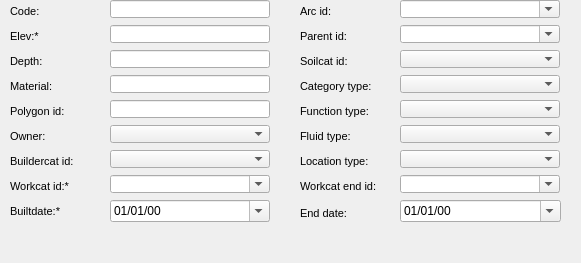
      <widget class="QWidget" name="page_39">
       <property name="geometry">
        <rect>
         <x>0</x>
         <y>0</y>
         <width>581</width>
         <height>263</height>
        </rect>
       </property>
       <attribute name="label">
        <string>Basic information</string>
       </attribute>
       <widget class="QgsDateTimeEdit" name="enddate">
        <property name="geometry">
         <rect>
          <x>400</x>
          <y>200</y>
          <width>161</width>
          <height>22</height>
         </rect>
        </property>
        <property name="displayFormat">
         <string>dd/MM/yy</string>
        </property>
        <property name="calendarPopup">
         <bool>true</bool>
        </property>
        <property name="allowNull" stdset="0">
         <bool>true</bool>
        </property>
       </widget>
       <widget class="QComboBox" name="ownercat_id">
        <property name="geometry">
         <rect>
          <x>110</x>
          <y>125</y>
          <width>160</width>
          <height>18</height>
         </rect>
        </property>
       </widget>
       <widget class="QComboBox" name="workcat_id_end">
        <property name="geometry">
         <rect>
          <x>400</x>
          <y>175</y>
          <width>160</width>
          <height>18</height>
         </rect>
        </property>
        <property name="autoFillBackground">
         <bool>true</bool>
        </property>
        <property name="editable">
         <bool>true</bool>
        </property>
        <property name="maxVisibleItems">
         <number>8</number>
        </property>
        <property name="frame">
         <bool>true</bool>
        </property>
       </widget>
       <widget class="QComboBox" name="buildercat_id">
        <property name="geometry">
         <rect>
          <x>110</x>
          <y>150</y>
          <width>160</width>
          <height>18</height>
         </rect>
        </property>
       </widget>
       <widget class="QComboBox" name="fluid_type">
        <property name="geometry">
         <rect>
          <x>400</x>
          <y>125</y>
          <width>160</width>
          <height>18</height>
         </rect>
        </property>
       </widget>
       <widget class="QgsDateTimeEdit" name="builtdate">
        <property name="geometry">
         <rect>
          <x>110</x>
          <y>200</y>
          <width>160</width>
          <height>22</height>
         </rect>
        </property>
        <property name="displayFormat">
         <string>dd/MM/yy</string>
        </property>
        <property name="calendarPopup">
         <bool>true</bool>
        </property>
        <property name="allowNull" stdset="0">
         <bool>true</bool>
        </property>
       </widget>
       <widget class="QLabel" name="label_cat_matcat_id">
        <property name="geometry">
         <rect>
          <x>10</x>
          <y>75</y>
          <width>101</width>
          <height>22</height>
         </rect>
        </property>
        <property name="font">
         <font>
          <pointsize>8</pointsize>
         </font>
        </property>
        <property name="frameShape">
         <enum>QFrame::NoFrame</enum>
        </property>
        <property name="frameShadow">
         <enum>QFrame::Plain</enum>
        </property>
        <property name="text">
         <string>Material:</string>
        </property>
        <property name="textFormat">
         <enum>Qt::AutoText</enum>
        </property>
        <property name="scaledContents">
         <bool>false</bool>
        </property>
        <property name="alignment">
         <set>Qt::AlignLeading|Qt::AlignLeft|Qt::AlignVCenter</set>
        </property>
        <property name="margin">
         <number>3</number>
        </property>
       </widget>
       <widget class="QLineEdit" name="cat_matcat_id">
        <property name="geometry">
         <rect>
          <x>110</x>
          <y>75</y>
          <width>160</width>
          <height>18</height>
         </rect>
        </property>
        <property name="frame">
         <bool>true</bool>
        </property>
       </widget>
       <widget class="QLineEdit" name="code">
        <property name="geometry">
         <rect>
          <x>110</x>
          <y>0</y>
          <width>160</width>
          <height>18</height>
         </rect>
        </property>
        <property name="frame">
         <bool>true</bool>
        </property>
       </widget>
       <widget class="QComboBox" name="soilcat_id">
        <property name="geometry">
         <rect>
          <x>400</x>
          <y>50</y>
          <width>160</width>
          <height>18</height>
         </rect>
        </property>
       </widget>
       <widget class="QLabel" name="label_builtdate">
        <property name="geometry">
         <rect>
          <x>10</x>
          <y>200</y>
          <width>101</width>
          <height>22</height>
         </rect>
        </property>
        <property name="font">
         <font>
          <pointsize>8</pointsize>
         </font>
        </property>
        <property name="frameShape">
         <enum>QFrame::NoFrame</enum>
        </property>
        <property name="frameShadow">
         <enum>QFrame::Plain</enum>
        </property>
        <property name="text">
         <string>Builtdate:*</string>
        </property>
        <property name="textFormat">
         <enum>Qt::AutoText</enum>
        </property>
        <property name="scaledContents">
         <bool>false</bool>
        </property>
        <property name="alignment">
         <set>Qt::AlignLeading|Qt::AlignLeft|Qt::AlignVCenter</set>
        </property>
        <property name="margin">
         <number>3</number>
        </property>
       </widget>
       <widget class="QLabel" name="label_buildercat_id">
        <property name="geometry">
         <rect>
          <x>10</x>
          <y>150</y>
          <width>101</width>
          <height>22</height>
         </rect>
        </property>
        <property name="font">
         <font>
          <pointsize>8</pointsize>
         </font>
        </property>
        <property name="frameShape">
         <enum>QFrame::NoFrame</enum>
        </property>
        <property name="frameShadow">
         <enum>QFrame::Plain</enum>
        </property>
        <property name="text">
         <string>Buildercat id:</string>
        </property>
        <property name="textFormat">
         <enum>Qt::AutoText</enum>
        </property>
        <property name="scaledContents">
         <bool>false</bool>
        </property>
        <property name="alignment">
         <set>Qt::AlignLeading|Qt::AlignLeft|Qt::AlignVCenter</set>
        </property>
        <property name="margin">
         <number>3</number>
        </property>
       </widget>
       <widget class="QComboBox" name="location_type">
        <property name="geometry">
         <rect>
          <x>400</x>
          <y>150</y>
          <width>160</width>
          <height>18</height>
         </rect>
        </property>
       </widget>
       <widget class="QComboBox" name="parent_id">
        <property name="geometry">
         <rect>
          <x>400</x>
          <y>25</y>
          <width>160</width>
          <height>18</height>
         </rect>
        </property>
        <property name="autoFillBackground">
         <bool>true</bool>
        </property>
        <property name="editable">
         <bool>true</bool>
        </property>
        <property name="maxVisibleItems">
         <number>8</number>
        </property>
        <property name="frame">
         <bool>true</bool>
        </property>
       </widget>
       <widget class="QLabel" name="label_soilcat_id">
        <property name="geometry">
         <rect>
          <x>300</x>
          <y>50</y>
          <width>90</width>
          <height>22</height>
         </rect>
        </property>
        <property name="font">
         <font>
          <pointsize>8</pointsize>
         </font>
        </property>
        <property name="frameShape">
         <enum>QFrame::NoFrame</enum>
        </property>
        <property name="frameShadow">
         <enum>QFrame::Plain</enum>
        </property>
        <property name="text">
         <string>Soilcat id:</string>
        </property>
        <property name="textFormat">
         <enum>Qt::AutoText</enum>
        </property>
        <property name="scaledContents">
         <bool>false</bool>
        </property>
        <property name="alignment">
         <set>Qt::AlignLeading|Qt::AlignLeft|Qt::AlignVCenter</set>
        </property>
        <property name="margin">
         <number>3</number>
        </property>
       </widget>
       <widget class="QLabel" name="label_workcat_id">
        <property name="geometry">
         <rect>
          <x>10</x>
          <y>175</y>
          <width>90</width>
          <height>22</height>
         </rect>
        </property>
        <property name="font">
         <font>
          <pointsize>8</pointsize>
         </font>
        </property>
        <property name="frameShape">
         <enum>QFrame::NoFrame</enum>
        </property>
        <property name="frameShadow">
         <enum>QFrame::Plain</enum>
        </property>
        <property name="text">
         <string>Workcat id:*</string>
        </property>
        <property name="textFormat">
         <enum>Qt::AutoText</enum>
        </property>
        <property name="scaledContents">
         <bool>false</bool>
        </property>
        <property name="alignment">
         <set>Qt::AlignLeading|Qt::AlignLeft|Qt::AlignVCenter</set>
        </property>
        <property name="margin">
         <number>3</number>
        </property>
       </widget>
       <widget class="QLabel" name="label_depth">
        <property name="geometry">
         <rect>
          <x>10</x>
          <y>50</y>
          <width>90</width>
          <height>22</height>
         </rect>
        </property>
        <property name="font">
         <font>
          <pointsize>8</pointsize>
          <weight>50</weight>
          <bold>false</bold>
         </font>
        </property>
        <property name="frameShape">
         <enum>QFrame::NoFrame</enum>
        </property>
        <property name="frameShadow">
         <enum>QFrame::Plain</enum>
        </property>
        <property name="text">
         <string>Depth:</string>
        </property>
        <property name="textFormat">
         <enum>Qt::AutoText</enum>
        </property>
        <property name="scaledContents">
         <bool>false</bool>
        </property>
        <property name="alignment">
         <set>Qt::AlignLeading|Qt::AlignLeft|Qt::AlignVCenter</set>
        </property>
        <property name="margin">
         <number>3</number>
        </property>
       </widget>
       <widget class="QComboBox" name="arc_id">
        <property name="geometry">
         <rect>
          <x>400</x>
          <y>0</y>
          <width>160</width>
          <height>18</height>
         </rect>
        </property>
        <property name="autoFillBackground">
         <bool>true</bool>
        </property>
        <property name="editable">
         <bool>true</bool>
        </property>
        <property name="maxVisibleItems">
         <number>8</number>
        </property>
        <property name="frame">
         <bool>true</bool>
        </property>
       </widget>
       <widget class="QLabel" name="label_arc_id">
        <property name="geometry">
         <rect>
          <x>300</x>
          <y>0</y>
          <width>101</width>
          <height>22</height>
         </rect>
        </property>
        <property name="font">
         <font>
          <pointsize>8</pointsize>
         </font>
        </property>
        <property name="frameShape">
         <enum>QFrame::NoFrame</enum>
        </property>
        <property name="frameShadow">
         <enum>QFrame::Plain</enum>
        </property>
        <property name="text">
         <string>Arc id:</string>
        </property>
        <property name="textFormat">
         <enum>Qt::AutoText</enum>
        </property>
        <property name="scaledContents">
         <bool>false</bool>
        </property>
        <property name="alignment">
         <set>Qt::AlignLeading|Qt::AlignLeft|Qt::AlignVCenter</set>
        </property>
        <property name="margin">
         <number>3</number>
        </property>
       </widget>
       <widget class="QLabel" name="label_parent_id">
        <property name="geometry">
         <rect>
          <x>300</x>
          <y>25</y>
          <width>101</width>
          <height>22</height>
         </rect>
        </property>
        <property name="font">
         <font>
          <pointsize>8</pointsize>
         </font>
        </property>
        <property name="frameShape">
         <enum>QFrame::NoFrame</enum>
        </property>
        <property name="frameShadow">
         <enum>QFrame::Plain</enum>
        </property>
        <property name="text">
         <string>Parent id:</string>
        </property>
        <property name="textFormat">
         <enum>Qt::AutoText</enum>
        </property>
        <property name="scaledContents">
         <bool>false</bool>
        </property>
        <property name="alignment">
         <set>Qt::AlignLeading|Qt::AlignLeft|Qt::AlignVCenter</set>
        </property>
        <property name="margin">
         <number>3</number>
        </property>
       </widget>
       <widget class="QLabel" name="label_function_type">
        <property name="geometry">
         <rect>
          <x>300</x>
          <y>100</y>
          <width>90</width>
          <height>22</height>
         </rect>
        </property>
        <property name="font">
         <font>
          <pointsize>8</pointsize>
         </font>
        </property>
        <property name="frameShape">
         <enum>QFrame::NoFrame</enum>
        </property>
        <property name="frameShadow">
         <enum>QFrame::Plain</enum>
        </property>
        <property name="text">
         <string>Function type:</string>
        </property>
        <property name="textFormat">
         <enum>Qt::AutoText</enum>
        </property>
        <property name="scaledContents">
         <bool>false</bool>
        </property>
        <property name="alignment">
         <set>Qt::AlignLeading|Qt::AlignLeft|Qt::AlignVCenter</set>
        </property>
        <property name="margin">
         <number>3</number>
        </property>
       </widget>
       <widget class="QLabel" name="label_elevation">
        <property name="geometry">
         <rect>
          <x>10</x>
          <y>25</y>
          <width>90</width>
          <height>22</height>
         </rect>
        </property>
        <property name="font">
         <font>
          <pointsize>8</pointsize>
          <weight>50</weight>
          <bold>false</bold>
         </font>
        </property>
        <property name="frameShape">
         <enum>QFrame::NoFrame</enum>
        </property>
        <property name="frameShadow">
         <enum>QFrame::Plain</enum>
        </property>
        <property name="text">
         <string>Elev:*</string>
        </property>
        <property name="textFormat">
         <enum>Qt::AutoText</enum>
        </property>
        <property name="scaledContents">
         <bool>false</bool>
        </property>
        <property name="alignment">
         <set>Qt::AlignLeading|Qt::AlignLeft|Qt::AlignVCenter</set>
        </property>
        <property name="margin">
         <number>3</number>
        </property>
       </widget>
       <widget class="QLabel" name="label_owner">
        <property name="geometry">
         <rect>
          <x>10</x>
          <y>125</y>
          <width>90</width>
          <height>22</height>
         </rect>
        </property>
        <property name="font">
         <font>
          <pointsize>8</pointsize>
         </font>
        </property>
        <property name="frameShape">
         <enum>QFrame::NoFrame</enum>
        </property>
        <property name="frameShadow">
         <enum>QFrame::Plain</enum>
        </property>
        <property name="text">
         <string>Owner:</string>
        </property>
        <property name="textFormat">
         <enum>Qt::AutoText</enum>
        </property>
        <property name="scaledContents">
         <bool>false</bool>
        </property>
        <property name="alignment">
         <set>Qt::AlignLeading|Qt::AlignLeft|Qt::AlignVCenter</set>
        </property>
        <property name="margin">
         <number>3</number>
        </property>
       </widget>
       <widget class="QComboBox" name="workcat_id">
        <property name="geometry">
         <rect>
          <x>110</x>
          <y>175</y>
          <width>160</width>
          <height>18</height>
         </rect>
        </property>
        <property name="autoFillBackground">
         <bool>true</bool>
        </property>
        <property name="editable">
         <bool>true</bool>
        </property>
        <property name="maxVisibleItems">
         <number>8</number>
        </property>
        <property name="frame">
         <bool>true</bool>
        </property>
       </widget>
       <widget class="QLabel" name="label_fluid_type">
        <property name="geometry">
         <rect>
          <x>300</x>
          <y>125</y>
          <width>90</width>
          <height>22</height>
         </rect>
        </property>
        <property name="font">
         <font>
          <pointsize>8</pointsize>
         </font>
        </property>
        <property name="frameShape">
         <enum>QFrame::NoFrame</enum>
        </property>
        <property name="frameShadow">
         <enum>QFrame::Plain</enum>
        </property>
        <property name="text">
         <string>Fluid type:</string>
        </property>
        <property name="textFormat">
         <enum>Qt::AutoText</enum>
        </property>
        <property name="scaledContents">
         <bool>false</bool>
        </property>
        <property name="alignment">
         <set>Qt::AlignLeading|Qt::AlignLeft|Qt::AlignVCenter</set>
        </property>
        <property name="margin">
         <number>3</number>
        </property>
       </widget>
       <widget class="QLineEdit" name="elevation">
        <property name="geometry">
         <rect>
          <x>110</x>
          <y>25</y>
          <width>160</width>
          <height>18</height>
         </rect>
        </property>
        <property name="inputMask">
         <string/>
        </property>
        <property name="frame">
         <bool>true</bool>
        </property>
       </widget>
       <widget class="QLabel" name="label_enddate">
        <property name="geometry">
         <rect>
          <x>300</x>
          <y>202</y>
          <width>101</width>
          <height>22</height>
         </rect>
        </property>
        <property name="font">
         <font>
          <pointsize>8</pointsize>
         </font>
        </property>
        <property name="frameShape">
         <enum>QFrame::NoFrame</enum>
        </property>
        <property name="frameShadow">
         <enum>QFrame::Plain</enum>
        </property>
        <property name="text">
         <string>End date:</string>
        </property>
        <property name="textFormat">
         <enum>Qt::AutoText</enum>
        </property>
        <property name="scaledContents">
         <bool>false</bool>
        </property>
        <property name="alignment">
         <set>Qt::AlignLeading|Qt::AlignLeft|Qt::AlignVCenter</set>
        </property>
        <property name="margin">
         <number>3</number>
        </property>
       </widget>
       <widget class="QLineEdit" name="depth">
        <property name="geometry">
         <rect>
          <x>110</x>
          <y>50</y>
          <width>160</width>
          <height>18</height>
         </rect>
        </property>
        <property name="frame">
         <bool>true</bool>
        </property>
       </widget>
       <widget class="QLabel" name="label_category_type">
        <property name="geometry">
         <rect>
          <x>300</x>
          <y>75</y>
          <width>90</width>
          <height>22</height>
         </rect>
        </property>
        <property name="font">
         <font>
          <pointsize>8</pointsize>
         </font>
        </property>
        <property name="frameShape">
         <enum>QFrame::NoFrame</enum>
        </property>
        <property name="frameShadow">
         <enum>QFrame::Plain</enum>
        </property>
        <property name="text">
         <string>Category type:</string>
        </property>
        <property name="textFormat">
         <enum>Qt::AutoText</enum>
        </property>
        <property name="scaledContents">
         <bool>false</bool>
        </property>
        <property name="alignment">
         <set>Qt::AlignLeading|Qt::AlignLeft|Qt::AlignVCenter</set>
        </property>
        <property name="margin">
         <number>3</number>
        </property>
       </widget>
       <widget class="QComboBox" name="function_type">
        <property name="geometry">
         <rect>
          <x>400</x>
          <y>100</y>
          <width>160</width>
          <height>18</height>
         </rect>
        </property>
       </widget>
       <widget class="QComboBox" name="category_type">
        <property name="geometry">
         <rect>
          <x>400</x>
          <y>75</y>
          <width>160</width>
          <height>18</height>
         </rect>
        </property>
       </widget>
       <widget class="QLabel" name="label_code">
        <property name="geometry">
         <rect>
          <x>10</x>
          <y>0</y>
          <width>101</width>
          <height>22</height>
         </rect>
        </property>
        <property name="font">
         <font>
          <pointsize>8</pointsize>
         </font>
        </property>
        <property name="frameShape">
         <enum>QFrame::NoFrame</enum>
        </property>
        <property name="frameShadow">
         <enum>QFrame::Plain</enum>
        </property>
        <property name="text">
         <string>Code:</string>
        </property>
        <property name="textFormat">
         <enum>Qt::AutoText</enum>
        </property>
        <property name="scaledContents">
         <bool>false</bool>
        </property>
        <property name="alignment">
         <set>Qt::AlignLeading|Qt::AlignLeft|Qt::AlignVCenter</set>
        </property>
        <property name="margin">
         <number>3</number>
        </property>
       </widget>
       <widget class="QLabel" name="label_location_type">
        <property name="geometry">
         <rect>
          <x>300</x>
          <y>150</y>
          <width>90</width>
          <height>22</height>
         </rect>
        </property>
        <property name="font">
         <font>
          <pointsize>8</pointsize>
         </font>
        </property>
        <property name="frameShape">
         <enum>QFrame::NoFrame</enum>
        </property>
        <property name="frameShadow">
         <enum>QFrame::Plain</enum>
        </property>
        <property name="text">
         <string>Location type:</string>
        </property>
        <property name="textFormat">
         <enum>Qt::AutoText</enum>
        </property>
        <property name="scaledContents">
         <bool>false</bool>
        </property>
        <property name="alignment">
         <set>Qt::AlignLeading|Qt::AlignLeft|Qt::AlignVCenter</set>
        </property>
        <property name="margin">
         <number>3</number>
        </property>
       </widget>
       <widget class="QLabel" name="label_workcat_id_end">
        <property name="geometry">
         <rect>
          <x>300</x>
          <y>175</y>
          <width>101</width>
          <height>22</height>
         </rect>
        </property>
        <property name="font">
         <font>
          <pointsize>8</pointsize>
         </font>
        </property>
        <property name="frameShape">
         <enum>QFrame::NoFrame</enum>
        </property>
        <property name="frameShadow">
         <enum>QFrame::Plain</enum>
        </property>
        <property name="text">
         <string>Workcat end id:</string>
        </property>
        <property name="textFormat">
         <enum>Qt::AutoText</enum>
        </property>
        <property name="scaledContents">
         <bool>false</bool>
        </property>
        <property name="alignment">
         <set>Qt::AlignLeading|Qt::AlignLeft|Qt::AlignVCenter</set>
        </property>
        <property name="margin">
         <number>3</number>
        </property>
       </widget>
       <widget class="QLineEdit" name="pol_id">
        <property name="geometry">
         <rect>
          <x>110</x>
          <y>100</y>
          <width>160</width>
          <height>18</height>
         </rect>
        </property>
        <property name="frame">
         <bool>true</bool>
        </property>
       </widget>
       <widget class="QLabel" name="label_pol_id">
        <property name="geometry">
         <rect>
          <x>10</x>
          <y>100</y>
          <width>101</width>
          <height>22</height>
         </rect>
        </property>
        <property name="font">
         <font>
          <pointsize>8</pointsize>
         </font>
        </property>
        <property name="frameShape">
         <enum>QFrame::NoFrame</enum>
        </property>
        <property name="frameShadow">
         <enum>QFrame::Plain</enum>
        </property>
        <property name="text">
         <string>Polygon id:</string>
        </property>
        <property name="textFormat">
         <enum>Qt::AutoText</enum>
        </property>
        <property name="scaledContents">
         <bool>false</bool>
        </property>
        <property name="alignment">
         <set>Qt::AlignLeading|Qt::AlignLeft|Qt::AlignVCenter</set>
        </property>
        <property name="margin">
         <number>3</number>
        </property>
       </widget>
      </widget>
